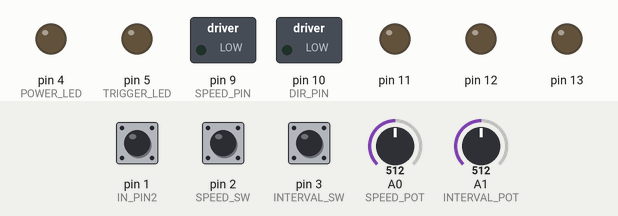
Recording of a sketch running on a simulated Arduino Uno, built with avr-gcc and run on an emulated ATmega328P. On the bench: switched loads named in the sketch (green lamp = pin HIGH), output pins drawn as LEDs (lit = HIGH). Dashed ring = blinking. The inputs (shaded band) are chosen by the test bench; at power-on: pin 3 (INTERVAL_SW) HIGH, A1 (INTERVAL_POT) = 512, pin 1 (IN_PIN2) HIGH, pin 2 (SPEED_SW) HIGH, A0 (SPEED_POT) = 512. Pins used as bus, display or sensor lines are not drawn.

Above: at 1.2 s.
1.3 s: pin 3 (INTERVAL_SW) pulled LOW for 1 s
At 2.6 s:
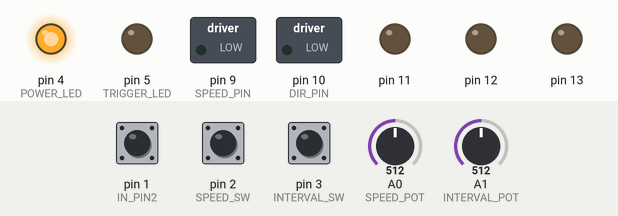
5.3 s: pin 3 (INTERVAL_SW) pulled LOW for 1 s
At 6.6 s:
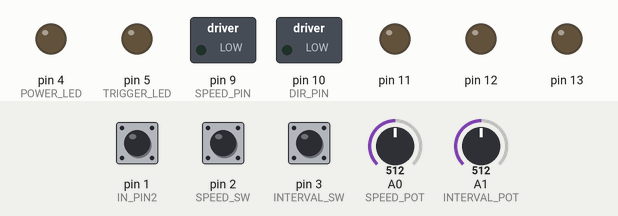
9.3 s: A1 (INTERVAL_POT) set to 122
12.3 s: pin 1 (IN_PIN2) pulled LOW for 3.2 s
17.0 s: A1 (INTERVAL_POT) set to 0
At 17.1 s:
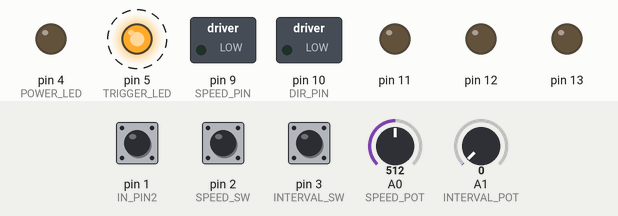
20.0 s: pin 3 (INTERVAL_SW) pulled LOW for 3.2 s
At 20.35 s:
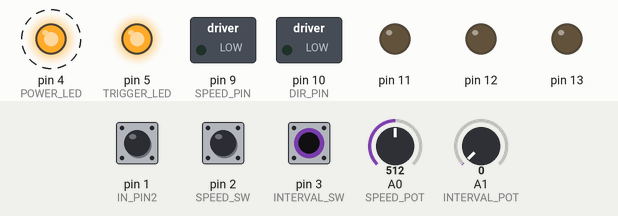
Timing chart, 0 to 25.7 s (numbered marks = the images above; inputs shaded):
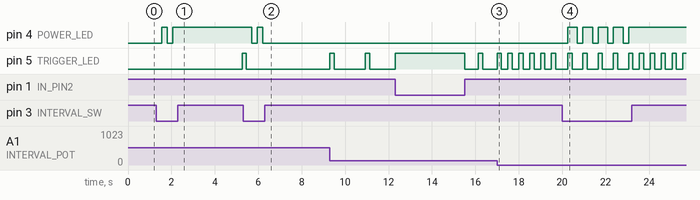

Measured:
- after the input at 1.3 s, pin 4 (POWER_LED): LOW → HIGH after 0.25 s, → LOW 0.25 s later, → HIGH 0.25 s later
- after the input at 5.3 s, pin 4 (POWER_LED): HIGH → LOW after 0.41 s, → HIGH 0.25 s later, → LOW 0.25 s later
- after the input at 17.0 s, pin 5 (TRIGGER_LED): alternates HIGH for 0.20 s and LOW for 0.30 s, starting at once
- after the input at 20.0 s, pin 4 (POWER_LED): alternates HIGH for 0.45 s and LOW for 0.25 s, 9 changes in all, then stays HIGH, starting after 0.25 s

The sketch:

k_controller.ino
```cpp
///////////////////////////////////////////////////////////////
//  KIDS OF ALL AGES
//
//  K_CONTROLLER
//  (c) 2013 CAMERA OBSCURA MEDIA MATTHIAS A. UHLIG
//
//
///////////////////////////////////////////////////////////////


//DEFINES //

#define DIR_PIN 10
#define SPEED_PIN 9 // PWM

#define POWER_LED  4
#define TRIGGER_LED  5

#define TRIG_SHT 7
#define TRIG_FOC 6

#define IN_PIN1 0 // Ring
#define IN_PIN2 1 //Tip

#define INTERVAL_POT A1
#define INTERVAL_SW 3

#define SPEED_POT A0
#define SPEED_SW 2


// VARIABLES

int   newSpeedValue =0;// 0..255 from A0  motor speed value


unsigned long  intervalValue = 1000;      //0..60000 mapped from 0..255 A1 length of interval
int   exposureTime = 200;      // exposuretime in ms

unsigned long time, previousTime = 0;

boolean continous = false;
boolean running = false;


// --------------------------------------------------------------------------- Setup
void setup() {


  pinMode(POWER_LED, OUTPUT);
  pinMode(TRIGGER_LED, OUTPUT);
  pinMode(SPEED_PIN, OUTPUT);
  pinMode(DIR_PIN, OUTPUT);
  pinMode(TRIG_SHT, OUTPUT);
  pinMode(TRIG_FOC, OUTPUT);
  pinMode(INTERVAL_SW, INPUT);
  pinMode(SPEED_SW, INPUT);
  pinMode(IN_PIN2, INPUT);


  digitalWrite(POWER_LED, LOW);
  digitalWrite(TRIGGER_LED, LOW);
  digitalWrite(DIR_PIN, LOW); //Direction
  digitalWrite(SPEED_PIN, LOW);
  digitalWrite(TRIG_SHT, LOW);
  digitalWrite(TRIG_FOC, LOW);
  digitalWrite(INTERVAL_SW, HIGH); //Pullup
  digitalWrite(SPEED_SW, HIGH); //Pullup
  digitalWrite(TRIG_FOC, HIGH); // Pullup
  digitalWrite(IN_PIN2, HIGH); // Pullup


  time = millis();
  previousTime = millis();

// Set the following pins to a known state because it won't work without
 pinMode(13, OUTPUT);
 digitalWrite(13, LOW);
 pinMode(11, OUTPUT);
 digitalWrite(11, LOW);
 pinMode(12, OUTPUT);
 digitalWrite(12, LOW);


}

void loop()
{
  checkProgram();
  checkContinous();

  time = millis();

  if(time - previousTime > intervalValue)
  {
    previousTime = time;
    fireCamera();
    if ((continous == false) && (running == true))
    // if continous is false, we can move the motor in SMS mode
      moveMotorSMS();

  }


  //if continous is true, we move the motor for setup or while exposing
  if (continous == true)
    moveMotor();

  if(digitalRead(IN_PIN2) == LOW)
  {
  moveMotorSMS();
  fireCamera();
  }


}


void fireCamera()
// This function triggers the camera with the given exposure time
// we set it at 200 ms because this should be detected by most DSLRs

{
  if(running==true)
  {
    digitalWrite(TRIG_SHT, HIGH);
    digitalWrite(TRIG_FOC, HIGH);
  }
  digitalWrite(TRIGGER_LED, HIGH);
  delay(exposureTime);
  digitalWrite(TRIG_SHT, LOW);
  digitalWrite(TRIG_FOC, LOW);
  digitalWrite(TRIGGER_LED, LOW);
}


void moveMotorSMS()
//moves the motor in SMS mode


{

  // the speed value here is actually a delay
  // the motor will run as long as the delay is active, so a higher value means longer running time
  // resulting in longer travel which will result in higher speed in the output video

  newSpeedValue = analogRead(SPEED_POT);

  // check value. if it is between 505 and 515, we insert a deadband, nothing happens there
  if ((newSpeedValue <= 515) && (newSpeedValue >= 505))
  {
    newSpeedValue = 0;
    //switch of the motors
    digitalWrite(DIR_PIN ,LOW);
    digitalWrite(SPEED_PIN ,LOW);

  }
  else if (newSpeedValue < 505)
  {
    digitalWrite(DIR_PIN ,LOW);
    digitalWrite(SPEED_PIN,HIGH);
    // divide the sensor value by 16 to get slower SMS speed
    delay((505 - newSpeedValue)/8);
    digitalWrite(SPEED_PIN,LOW);
    digitalWrite(DIR_PIN ,LOW);

  }
  else if (newSpeedValue > 515)
  {

    digitalWrite(DIR_PIN,HIGH);
    digitalWrite(SPEED_PIN,LOW);
     // divide the sensor value by 16 to get slower SMS speed
    delay((newSpeedValue - 515)/8);
    digitalWrite(SPEED_PIN,LOW);
    digitalWrite(DIR_PIN ,LOW);
  }

}

void moveMotor()
//moves the motor in continous mode and for setup
{
 if(continous == true)
 {

  newSpeedValue = analogRead(SPEED_POT);

  //insert a deadband
  if ((newSpeedValue <= 525) && (newSpeedValue >= 495))
  {
    newSpeedValue = 0;
    digitalWrite(SPEED_PIN,LOW);
    digitalWrite(DIR_PIN ,LOW);

  }
  else if (newSpeedValue <495)
  {
    digitalWrite(DIR_PIN ,LOW);

    analogWrite(SPEED_PIN,(495-(newSpeedValue/2))/2);
  }
  else if (newSpeedValue > 525)
  {
    digitalWrite(DIR_PIN,HIGH);

    analogWrite(SPEED_PIN,(525-(newSpeedValue/2))/2);
  }
 }
}


void checkProgram()
{
  // read in the value from the INTERVAL_POT pin and map it from 500 to 10000
  // this represents intervals from 500 ms to 10000 ms (0,5 -10 sec)

  intervalValue= analogRead(INTERVAL_POT);
  intervalValue = map(intervalValue, 0, 1023, 500, 10000);

  if(digitalRead(INTERVAL_SW) == LOW)
  // when INTERVAL_SW is pressed, insert a short delay to debounce
  delay(250);
  if(digitalRead(INTERVAL_SW) == LOW)
  //if button is still pressed, switch running state to the opposite and set led accordingly
  {
    running = ! running;
    digitalWrite(POWER_LED,running);
  }

}

void checkContinous()
{

  if(digitalRead(SPEED_SW) == LOW)
  // when SPEEDL_SW is pressed, insert a short delay to debounce
    delay(250);
  if(digitalRead(SPEED_SW) == LOW)
  //if button is still pressed, switch continous state
    continous = !continous;
    // delay(250);

}
```
